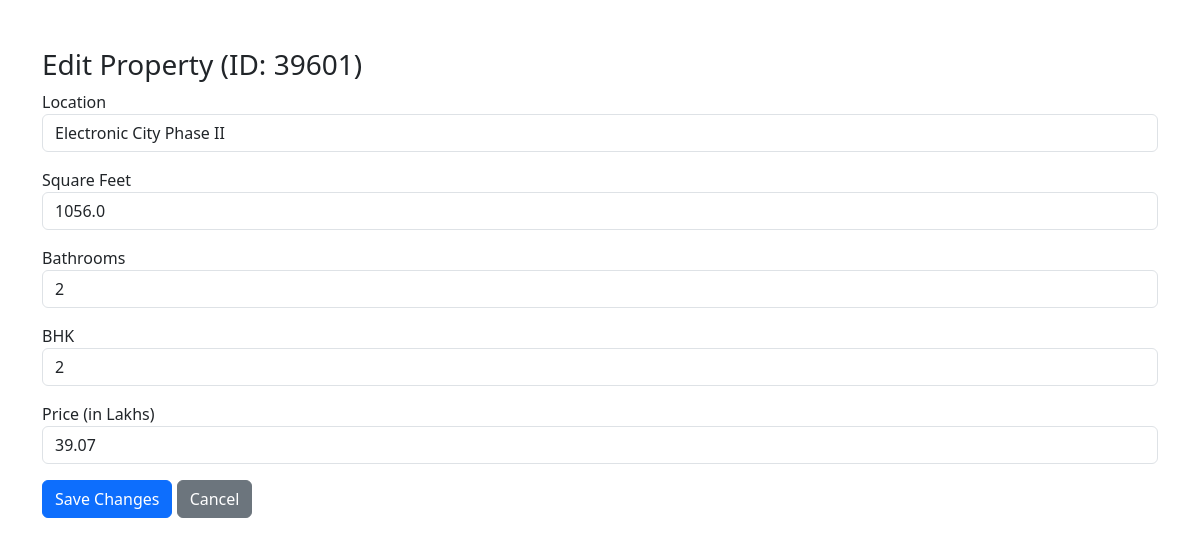
The page /admin/edit/39601 (signed in) on the database its author committed.
### tables this page shows
CREATE TABLE properties (
            id INTEGER PRIMARY KEY AUTOINCREMENT,
            location TEXT,
            sqft REAL,
            bath INTEGER,
            bhk INTEGER,
            price REAL
        );

### server/app.py (the view, shortened to what this page needs)
@app.route('/admin/edit/<int:property_id>', methods=['GET', 'POST'])
def edit_property(property_id):
    if 'admin_logged_in' not in session:
        return redirect(url_for('login_admin'))
    conn = sqlite3.connect(DB_PATH)
    cursor = conn.cursor()
    cursor.execute("SELECT * FROM properties WHERE id = ?", (property_id,))
    prop = cursor.fetchone()
    conn.close()
    if not prop:
        return "Property not found", 404
    property_data = {
        'id': prop[0],
        'location': prop[1],
        'sqft': prop[2],
        'bath': prop[3],
        'bhk': prop[4],
        'price': prop[5]
    }
    return render_template('edit_property.html', property=property_data)

### templates/edit_property.html (shortened to what this page needs)
<!DOCTYPE html>
<html lang="en">
<head>
    <link href="https://cdn.jsdelivr.net/npm/bootstrap@5.3.0/dist/css/bootstrap.min.css" rel="stylesheet">
</head>
<body>
<div class="container mt-5">
    <h3>Edit Property (ID: {{ property.id }})</h3>
    <form method="POST">
        <div class="mb-3">
            <label>Location</label>
            <input type="text" name="location" class="form-control" value="{{ property.location }}" required>
        </div>
        <div class="mb-3">
            <label>Square Feet</label>
            <input type="number" name="sqft" class="form-control" value="{{ property.sqft }}" required>
        </div>
        <div class="mb-3">
            <label>Bathrooms</label>
            <input type="number" name="bath" class="form-control" value="{{ property.bath }}" required>
        </div>
        <div class="mb-3">
            <label>BHK</label>
            <input type="number" name="bhk" class="form-control" value="{{ property.bhk }}" required>
        </div>
        <div class="mb-3">
            <label>Price (in Lakhs)</label>
            <input type="number" name="price" class="form-control" value="{{ property.price }}" required>
        </div>
        <button class="btn btn-primary">Save Changes</button>
        <a href="/admin" class="btn btn-secondary">Cancel</a>
    </form>
</div>
</body>
</html>

### rows shown on the page
properties: id "39601", location "Electronic City Phase II", sqft "1056.0", bath "2", bhk "2", price "39.07"
